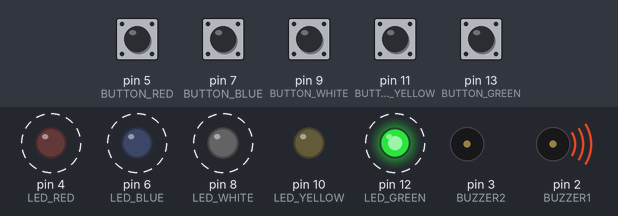
Simulated run of this sketch. Board: Arduino Uno, built with avr-gcc and run on an emulated ATmega328P. Shown: output pins drawn as LEDs (lit = HIGH), buzzer (waves = sounding, pin HIGH). Dashed ring = blinking. The inputs (shaded band) are chosen by the test bench; at power-on: pin 5 (BUTTON_RED), pin 7 (BUTTON_BLUE), pin 9 (BUTTON_WHITE), pin 11 (BUTTON_YELLOW), pin 13 (BUTTON_GREEN) HIGH. Random numbers use the default seed unless the sketch sets one.

Above: at 1.97 s.
2.0 s: pin 5 (BUTTON_RED) pulled LOW for 0.15 s
At 2.8 s:
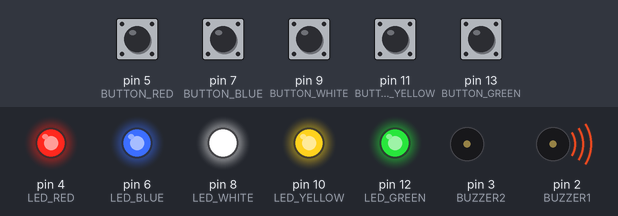
At 3.8 s:
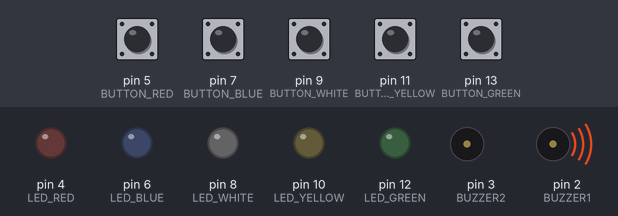
5.0 s: pin 9 (BUTTON_WHITE) pulled LOW for 0.15 s
8.0 s: pin 7 (BUTTON_BLUE) pulled LOW for 0.15 s
At 9.42 s:
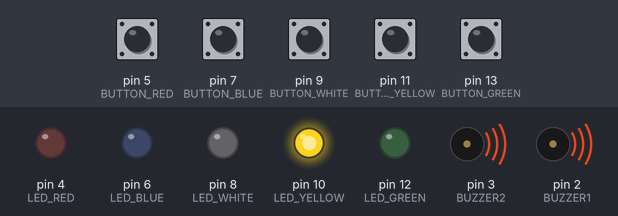
11.0 s: pin 13 (BUTTON_GREEN) pulled LOW for 0.15 s
14.0 s: pin 13 (BUTTON_GREEN) pulled LOW for 1 s
At 15.9 s:
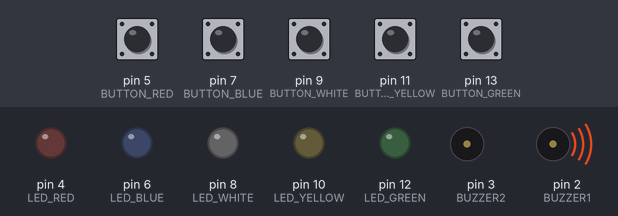
17.0 s: pin 11 (BUTTON_YELLOW) pulled LOW for 1 s
Timing chart, 0 to 24.1 s (numbered marks = the images above; inputs shaded):
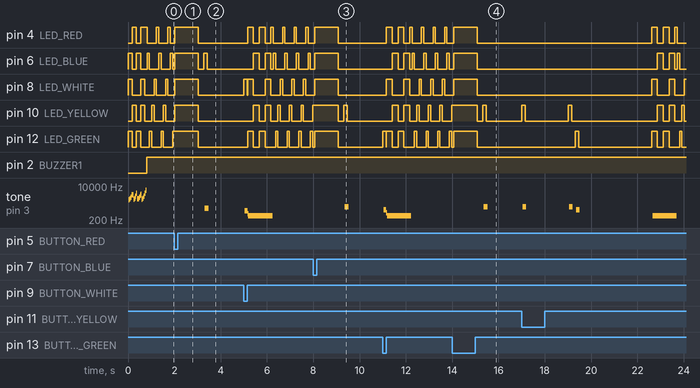

Measured:
- after the input at 2.0 s, tone on pin 3 (BUZZER2): silent → 774 Hz after 1.3 s, → silent 0.16 s later
- after the input at 8.0 s, tone on pin 3 (BUZZER2): silent → 920 Hz after 1.4 s, → 919 Hz 0.04 s later, → silent 0.12 s later
- after the input at 14.0 s, tone on pin 3 (BUZZER2): silent → 920 Hz after 1.4 s, → 919 Hz 0.04 s later, → silent 0.12 s later
- by itself, tone on pin 3 (BUZZER2): plays 2051 Hz for 0.04 s, 2331 Hz for 0.04 s, 2770 Hz for 0.04 s, 3627 Hz for 0.04 s, 3642 Hz for 0.04 s, 2167 Hz for 0.04 s … (19 notes in this stretch)

The sketch:

LED_memory_game.ino
```cpp
/*
  SparkFun Inventor's Kit
  Example sketch 16
  Spark Fun Electronics
  Oct. 7, 2014

  Simon Says is a memory game. Start the game by pressing one of the four buttons. When a button lights up,
  press the button, repeating the sequence. The sequence will get longer and longer. The game is won after
  13 rounds.

  Generates random sequence, plays music, and displays button lights.

  Simon tones from Wikipedia
  - A (red, upper left) - 440Hz - 2.272ms - 1.136ms pulse
  - a (green, upper right, an octave higher than A) - 880Hz - 1.136ms,
  0.568ms pulse
  - D (blue, lower left, a perfect fourth higher than the upper left)
  587.33Hz - 1.702ms - 0.851ms pulse
  - G (yellow, lower right, a perfect fourth higher than the lower left) -
  784Hz - 1.276ms - 0.638ms pulse

  Simon Says game originally written in C for the PIC16F88.
  Ported for the ATmega168, then ATmega328, then Arduino 1.0.
  Fixes and cleanup by Joshua Neal <joshua[at]trochotron.com>

  This sketch was written by SparkFun Electronics,
  with lots of help from the Arduino community.
  This code is completely free for any use.
  Visit http://www.arduino.cc to learn about the Arduino.
  https://youtu.be/wEE8X4C8k_g
  https://www.viralsciencecreativity.com/post/arduino-led-memory-game
*/

/*************************************************
  Public Constants
*************************************************/
#define NOTE_B0 31
#define NOTE_C1 33
#define NOTE_CS1 35
#define NOTE_D1 37
#define NOTE_DS1 39
#define NOTE_E1 41
#define NOTE_F1 44
#define NOTE_FS1 46
#define NOTE_G1 49
#define NOTE_GS1 52
#define NOTE_A1 55
#define NOTE_AS1 58
#define NOTE_B1 62
#define NOTE_C2 65
#define NOTE_CS2 69
#define NOTE_D2 73
#define NOTE_DS2 78
#define NOTE_E2 82
#define NOTE_F2 87
#define NOTE_FS2 93
#define NOTE_G2 98
#define NOTE_GS2 104
#define NOTE_A2 110
#define NOTE_AS2 117
#define NOTE_B2 123
#define NOTE_C3 131
#define NOTE_CS3 139
#define NOTE_D3 147
#define NOTE_DS3 156
#define NOTE_E3 165
#define NOTE_F3 175
#define NOTE_FS3 185
#define NOTE_G3 196
#define NOTE_GS3 208
#define NOTE_A3 220
#define NOTE_AS3 233
#define NOTE_B3 247
#define NOTE_C4 262
#define NOTE_CS4 277
#define NOTE_D4 294
#define NOTE_DS4 311
#define NOTE_E4 330
#define NOTE_F4 349
#define NOTE_FS4 370
#define NOTE_G4 392
#define NOTE_GS4 415
#define NOTE_A4 440
#define NOTE_AS4 466
#define NOTE_B4 494
#define NOTE_C5 523
#define NOTE_CS5 554
#define NOTE_D5 587
#define NOTE_DS5 622
#define NOTE_E5 659
#define NOTE_F5 698
#define NOTE_FS5 740
#define NOTE_G5 784
#define NOTE_GS5 831
#define NOTE_A5 880
#define NOTE_AS5 932
#define NOTE_B5 988
#define NOTE_C6 1047
#define NOTE_CS6 1109
#define NOTE_D6 1175
#define NOTE_DS6 1245
#define NOTE_E6 1319
#define NOTE_F6 1397
#define NOTE_FS6 1480
#define NOTE_G6 1568
#define NOTE_GS6 1661
#define NOTE_A6 1760
#define NOTE_AS6 1865
#define NOTE_B6 1976
#define NOTE_C7 2093
#define NOTE_CS7 2217
#define NOTE_D7 2349
#define NOTE_DS7 2489
#define NOTE_E7 2637
#define NOTE_F7 2794
#define NOTE_FS7 2960
#define NOTE_G7 3136
#define NOTE_GS7 3322
#define NOTE_A7 3520
#define NOTE_AS7 3729
#define NOTE_B7 3951
#define NOTE_C8 4186
#define NOTE_CS8 4435
#define NOTE_D8 4699
#define NOTE_DS8 4978

#define CHOICE_OFF      0 //Used to control LEDs
#define CHOICE_NONE     0 //Used to check buttons
#define CHOICE_RED    (1 << 0)
#define CHOICE_GREEN  (1 << 1)
#define CHOICE_BLUE   (1 << 2)
#define CHOICE_YELLOW (1 << 3)
#define CHOICE_WHITE  (1 << 4)

#define LED_GREEN  12
#define LED_YELLOW 10
#define LED_WHITE  8
#define LED_BLUE   6
#define LED_RED    4

// Button pin definitions
#define BUTTON_GREEN   13
#define BUTTON_YELLOW  11
#define BUTTON_WHITE    9
#define BUTTON_BLUE     7
#define BUTTON_RED      5

// Buzzer pin definitions
#define BUZZER1  2
#define BUZZER2  3

// Define game parameters
#define ROUNDS_TO_WIN      13 //Number of rounds to succesfully remember before you win. 13 is do-able.
#define ENTRY_TIME_LIMIT   3000 //Amount of time to press a button before game times out. 3000ms = 3 sec

#define MODE_MEMORY  0
#define MODE_BATTLE  1
#define MODE_BEEGEES 2

// Game state variables
byte gameMode = MODE_MEMORY; //By default, let's play the memory game
byte gameBoard[32]; //Contains the combination of buttons as we advance
byte gameRound = 0; //Counts the number of succesful rounds the player has made it through

int pulse_fn(int frequency);

void setup()
{
  //Setup hardware inputs/outputs. These pins are defined in the hardware_versions header file

  //Enable pull ups on inputs
  pinMode(BUTTON_RED, INPUT_PULLUP);
  pinMode(BUTTON_GREEN, INPUT_PULLUP);
  pinMode(BUTTON_BLUE, INPUT_PULLUP);
  pinMode(BUTTON_YELLOW, INPUT_PULLUP);
  pinMode(BUTTON_WHITE, INPUT_PULLUP);

  pinMode(LED_RED, OUTPUT);
  pinMode(LED_GREEN, OUTPUT);
  pinMode(LED_BLUE, OUTPUT);
  pinMode(LED_YELLOW, OUTPUT);
  pinMode(LED_WHITE, OUTPUT);

  pinMode(BUZZER1, OUTPUT);
  pinMode(BUZZER2, OUTPUT);

  //Mode checking
  gameMode = MODE_MEMORY; // By default, we're going to play the memory game

  // Check to see if the lower right button is pressed
  if (checkButton() == CHOICE_YELLOW) play_beegees();

  // Check to see if upper right button is pressed
  if (checkButton() == CHOICE_GREEN)
  {
    gameMode = MODE_BATTLE; //Put game into battle mode

    //Turn on the upper right (green) LED
    setLEDs(CHOICE_GREEN);
    toner(CHOICE_GREEN, 150);

    setLEDs(CHOICE_RED | CHOICE_BLUE | CHOICE_YELLOW | CHOICE_WHITE); // Turn on the other LEDs until you release button

    while (checkButton() != CHOICE_NONE) ; // Wait for user to stop pressing button

    //Now do nothing. Battle mode will be serviced in the main routine
  }

  play_winner(); // After setup is complete, say hello to the world
}

void loop()
{
  attractMode(); // Blink lights while waiting for user to press a button

  // Indicate the start of game play
  setLEDs(CHOICE_RED | CHOICE_GREEN | CHOICE_BLUE | CHOICE_YELLOW | CHOICE_WHITE); // Turn all LEDs on
  delay(1000);
  setLEDs(CHOICE_OFF); // Turn off LEDs
  delay(250);

  if (gameMode == MODE_MEMORY)
  {
    // Play memory game and handle result
    if (play_memory() == true)
      play_winner(); // Player won, play winner tones
    else
      play_loser(); // Player lost, play loser tones
  }

  if (gameMode == MODE_BATTLE)
  {
    play_battle(); // Play game until someone loses

    play_loser(); // Player lost, play loser tones
  }
}

//-=-=-=-=-=-=-=-=-=-=-=-=-=-=-=-=-=-=-=-=-=-=-=-=-=-=-=-=-=-=
//The following functions are related to game play only

// Play the regular memory game
// Returns 0 if player loses, or 1 if player wins
boolean play_memory(void)
{
  randomSeed(millis()); // Seed the random generator with random amount of millis()

  gameRound = 0; // Reset the game to the beginning

  while (gameRound < ROUNDS_TO_WIN)
  {
    add_to_moves(); // Add a button to the current moves, then play them back

    playMoves(); // Play back the current game board

    // Then require the player to repeat the sequence.
    for (byte currentMove = 0 ; currentMove < gameRound ; currentMove++)
    {
      byte choice = wait_for_button(); // See what button the user presses

      if (choice == 0) return false; // If wait timed out, player loses

      if (choice != gameBoard[currentMove]) return false; // If the choice is incorect, player loses
    }

    delay(1000); // Player was correct, delay before playing moves
  }

  return true; // Player made it through all the rounds to win!
}

// Play the special 2 player battle mode
// A player begins by pressing a button then handing it to the other player
// That player repeats the button and adds one, then passes back.
// This function returns when someone loses
boolean play_battle(void)
{
  gameRound = 0; // Reset the game frame back to one frame

  while (1) // Loop until someone fails
  {
    byte newButton = wait_for_button(); // Wait for user to input next move
    gameBoard[gameRound++] = newButton; // Add this new button to the game array

    // Then require the player to repeat the sequence.
    for (byte currentMove = 0 ; currentMove < gameRound ; currentMove++)
    {
      byte choice = wait_for_button();

      if (choice == 0) return false; // If wait timed out, player loses.

      if (choice != gameBoard[currentMove]) return false; // If the choice is incorect, player loses.
    }

    delay(100); // Give the user an extra 100ms to hand the game to the other player
  }

  return true; // We should never get here
}

// Plays the current contents of the game moves
void playMoves(void)
{
  for (byte currentMove = 0 ; currentMove < gameRound ; currentMove++)
  {
    toner(gameBoard[currentMove], 150);

    // Wait some amount of time between button playback
    // Shorten this to make game harder
    delay(150); // 150 works well. 75 gets fast.
  }
}

// Adds a new random button to the game sequence, by sampling the timer
void add_to_moves(void)
{
  byte newButton = random(0, 5); //min (included), max (exluded)

  // We have to convert this number, 0 to 3, to CHOICEs
  if (newButton == 0) newButton = CHOICE_RED;
  else if (newButton == 1) newButton = CHOICE_GREEN;
  else if (newButton == 2) newButton = CHOICE_BLUE;
  else if (newButton == 3) newButton = CHOICE_YELLOW;
  else if (newButton == 4) newButton = CHOICE_WHITE;

  gameBoard[gameRound++] = newButton; // Add this new button to the game array
}

//-=-=-=-=-=-=-=-=-=-=-=-=-=-=-=-=-=-=-=-=-=-=-=-=-=-=-=-=-=-=
//The following functions control the hardware

// Lights a given LEDs
// Pass in a byte that is made up from CHOICE_RED, CHOICE_YELLOW, etc
void setLEDs(byte leds)
{
  if ((leds & CHOICE_RED) != 0)
    digitalWrite(LED_RED, HIGH);
  else
    digitalWrite(LED_RED, LOW);

  if ((leds & CHOICE_GREEN) != 0)
    digitalWrite(LED_GREEN, HIGH);
  else
    digitalWrite(LED_GREEN, LOW);

  if ((leds & CHOICE_BLUE) != 0)
    digitalWrite(LED_BLUE, HIGH);
  else
    digitalWrite(LED_BLUE, LOW);

  if ((leds & CHOICE_YELLOW) != 0)
    digitalWrite(LED_YELLOW, HIGH);
  else
    digitalWrite(LED_YELLOW, LOW);

  if ((leds & CHOICE_WHITE) != 0)
    digitalWrite(LED_WHITE, HIGH);
  else
    digitalWrite(LED_WHITE, LOW);
}

// Wait for a button to be pressed.
// Returns one of LED colors (LED_RED, etc.) if successful, 0 if timed out
byte wait_for_button(void)
{
  long startTime = millis(); // Remember the time we started the this loop

  while ( (millis() - startTime) < ENTRY_TIME_LIMIT) // Loop until too much time has passed
  {
    byte button = checkButton();

    if (button != CHOICE_NONE)
    {
      toner(button, 150); // Play the button the user just pressed

      while (checkButton() != CHOICE_NONE) ; // Now let's wait for user to release button

      delay(10); // This helps with debouncing and accidental double taps

      return button;
    }

  }

  return CHOICE_NONE; // If we get here, we've timed out!
}

// Returns a '1' bit in the position corresponding to CHOICE_RED, CHOICE_GREEN, etc.
byte checkButton(void)
{
  if (digitalRead(BUTTON_RED) == 0) return (CHOICE_RED);
  else if (digitalRead(BUTTON_GREEN) == 0) return (CHOICE_GREEN);
  else if (digitalRead(BUTTON_BLUE) == 0) return (CHOICE_BLUE);
  else if (digitalRead(BUTTON_YELLOW) == 0) return (CHOICE_YELLOW);
  else if (digitalRead(BUTTON_WHITE) == 0) return (CHOICE_WHITE);

  return (CHOICE_NONE); // If no button is pressed, return none
}

// Light an LED and play tone
// Red, upper left:     440Hz - 2.272ms - 1.136ms pulse
// Green, upper right:  880Hz - 1.136ms - 0.568ms pulse
// Blue, lower left:    587.33Hz - 1.702ms - 0.851ms pulse
// Yellow, lower right: 784Hz - 1.276ms - 0.638ms pulse
void toner(byte which, int buzz_length_ms)
{
  setLEDs(which); //Turn on a given LED

  //Play the sound associated with the given LED
  switch (which)
  {
    case CHOICE_RED:
      buzz_sound(buzz_length_ms, 956);
      break;
    case CHOICE_GREEN:
      buzz_sound(buzz_length_ms, 758);
      break;
    case CHOICE_BLUE:
      buzz_sound(buzz_length_ms, 638);
      break;
    case CHOICE_YELLOW:
      buzz_sound(buzz_length_ms, 536);
      break;
    case CHOICE_WHITE:
      buzz_sound(buzz_length_ms, 851);
  }

  setLEDs(CHOICE_OFF); // Turn off all LEDs
}

// Toggle buzzer every buzz_delay_us, for a duration of buzz_length_ms.
void buzz_sound(int buzz_length_ms, int buzz_delay_us)
{
  // Convert total play time from milliseconds to microseconds
  long buzz_length_us = buzz_length_ms * (long)1000;

  // Loop until the remaining play time is less than a single buzz_delay_us
  while (buzz_length_us > (buzz_delay_us * 2))
  {
    buzz_length_us -= buzz_delay_us * 2; //Decrease the remaining play time

    // Toggle the buzzer at various speeds
    digitalWrite(BUZZER1, LOW);
    digitalWrite(BUZZER2, HIGH);
    delayMicroseconds(buzz_delay_us);

    digitalWrite(BUZZER1, HIGH);
    digitalWrite(BUZZER2, LOW);
    delayMicroseconds(buzz_delay_us);
  }
}

// Play the winner sound and lights
void play_winner(void)
{
  setLEDs(CHOICE_GREEN | CHOICE_BLUE | CHOICE_WHITE);
  winner_sound();
  setLEDs(CHOICE_RED | CHOICE_YELLOW);
  winner_sound();
  setLEDs(CHOICE_GREEN | CHOICE_BLUE);
  winner_sound();
  setLEDs(CHOICE_RED | CHOICE_YELLOW | CHOICE_WHITE);
  winner_sound();
}

// Play the winner sound
// This is just a unique (annoying) sound we came up with, there is no magic to it
void winner_sound(void)
{
  // Toggle the buzzer at various speeds
  for (byte x = 250 ; x > 70 ; x--)
  {
    for (byte y = 0 ; y < 3 ; y++)
    {
      digitalWrite(BUZZER2, HIGH);
      digitalWrite(BUZZER1, LOW);
      delayMicroseconds(x);

      digitalWrite(BUZZER2, LOW);
      digitalWrite(BUZZER1, HIGH);
      delayMicroseconds(x);
    }
  }
}

// Play the loser sound/lights
void play_loser(void)
{
  setLEDs(CHOICE_RED | CHOICE_GREEN | CHOICE_WHITE);
  buzz_sound(255, 1500);

  setLEDs(CHOICE_BLUE | CHOICE_YELLOW);
  buzz_sound(255, 1500);

  setLEDs(CHOICE_RED | CHOICE_GREEN);
  buzz_sound(255, 1500);

  setLEDs(CHOICE_BLUE | CHOICE_YELLOW | CHOICE_WHITE);
  buzz_sound(255, 1500);
}

// Show an "attract mode" display while waiting for user to press button.
void attractMode(void)
{
  while (1)
  {
    setLEDs(CHOICE_RED);
    delay(100);
    if (checkButton() != CHOICE_NONE) return;

    setLEDs(CHOICE_BLUE);
    delay(100);
    if (checkButton() != CHOICE_NONE) return;

    setLEDs(CHOICE_GREEN);
    delay(100);
    if (checkButton() != CHOICE_NONE) return;

    setLEDs(CHOICE_YELLOW);
    delay(100);
    if (checkButton() != CHOICE_NONE) return;

    setLEDs(CHOICE_WHITE);
    delay(100);
    if (checkButton() != CHOICE_NONE) return;
  }
}

//-=-=-=-=-=-=-=-=-=-=-=-=-=-=-=-=-=-=-=-=-=-=-=-=-=-=-=-=-=-=
// The following functions are related to Beegees Easter Egg only

// Notes in the melody. Each note is about an 1/8th note, "0"s are rests.
int melody[] = {
  NOTE_G4, NOTE_A4, 0, NOTE_C5, 0, 0, NOTE_G4, 0,
  0, 0, NOTE_E4, 0, NOTE_D4, NOTE_E4, NOTE_G4, 0,
  NOTE_D4, NOTE_E4, 0, NOTE_G4, 0, 0, NOTE_D4, 0,
  NOTE_E4, 0, NOTE_G4, 0, NOTE_A4, 0, NOTE_C5, 0
};

int melody1[] = {
  NOTE_C3,  0,        0,        0,        NOTE_C5,  0,        NOTE_DS5, 0,
  NOTE_F5,  0,        NOTE_FS5, 0,        NOTE_F5,  0,        NOTE_DS5, 0,
  NOTE_C5,  0,        0,        0,        0,        0,        NOTE_A4,  NOTE_D5,
  NOTE_C5,  0,        0,        0,        0,        0,        NOTE_G3,  0,
  NOTE_C3,  0,        0,        0,        NOTE_C5,  0,        NOTE_DS5, 0,
  NOTE_F5,  0,        NOTE_FS5, 0,        NOTE_F5,  0,        NOTE_DS5, 0,
  NOTE_FS5, 0,        0,        0,        0,        0,        0,        0,
  NOTE_FS5, NOTE_F5,  0,        NOTE_DS5, NOTE_FS5, NOTE_F5,  0,        NOTE_DS5
};

int noteDuration = 115; // This essentially sets the tempo, 115 is just about right for a disco groove :)
int LEDnumber = 0; // Keeps track of which LED we are on during the beegees loop

// Do nothing but play bad beegees music
// This function is activated when user holds bottom right button during power up
void play_beegees()
{
  //Turn on the bottom right (yellow) LED
  setLEDs(CHOICE_YELLOW);
  toner(CHOICE_YELLOW, 150);

  setLEDs(CHOICE_RED | CHOICE_GREEN | CHOICE_BLUE | CHOICE_WHITE); // Turn on the other LEDs until you release button

  while (checkButton() != CHOICE_NONE) ; // Wait for user to stop pressing button

  setLEDs(CHOICE_NONE); // Turn off LEDs

  delay(1000); // Wait a second before playing song

  digitalWrite(BUZZER1, LOW); // setup the "BUZZER1" side of the buzzer to stay low, while we play the tone on the other pin.

  while (checkButton() == CHOICE_NONE) //Play song until you press a button
  {
    // iterate over the notes of the melody:
    for (int thisNote = 0; thisNote < 64; thisNote++) {
      changeLED();
      tone(BUZZER2, melody1[thisNote], noteDuration);
      // to distinguish the notes, set a minimum time between them.
      // the note's duration + 30% seems to work well:
      int pauseBetweenNotes = noteDuration * 1.30;
      delay(pauseBetweenNotes);
      // stop the tone playing:
      noTone(BUZZER2);
    }
  }
}

// Each time this function is called the board moves to the next LED
void changeLED(void)
{
  setLEDs(1 << LEDnumber); // Change the LED

  LEDnumber++; // Goto the next LED
  if (LEDnumber > 4) LEDnumber = 0; // Wrap the counter if needed
}

int pulse_fn(int frequency) {
  int pulse = (1 / frequency) / 2 * 1000000;
  return pulse;
}
```
